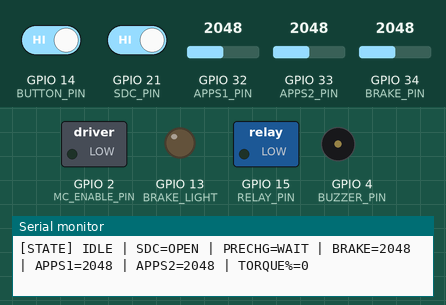
This sketch was run on a simulated ESP32. Shown: switched loads named in the sketch (green lamp = pin HIGH), output pins drawn as LEDs (lit = HIGH), buzzer (waves = sounding, pin HIGH), the last lines printed to the serial monitor. The inputs (shaded band) are chosen by the test bench; at power-on: GPIO 14 (BUTTON_PIN) HIGH, GPIO 21 (SDC_PIN) HIGH, GPIO 32 (APPS1_PIN) = 2048, GPIO 33 (APPS2_PIN) = 2048, GPIO 34 (BRAKE_PIN) = 2048 (analog values on the 0–4095 scale).

Above: at 2.8 s.
2.9 s: GPIO 14 (BUTTON_PIN) driven LOW and GPIO 21 (SDC_PIN) driven LOW
At 3.6 s:
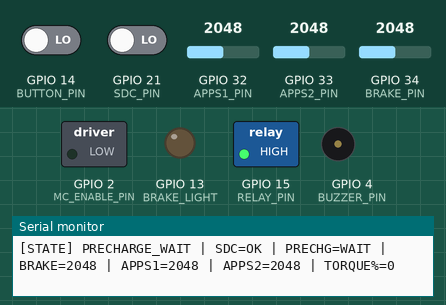
4.4 s: GPIO 21 (SDC_PIN) driven HIGH
At 5.6 s:
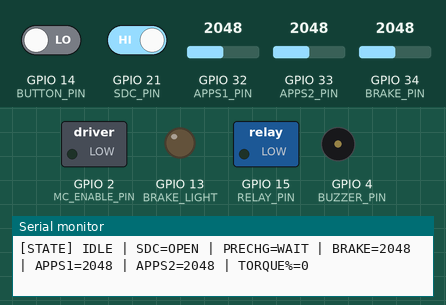
5.9 s: GPIO 21 (SDC_PIN) driven LOW
At 7.0 s:
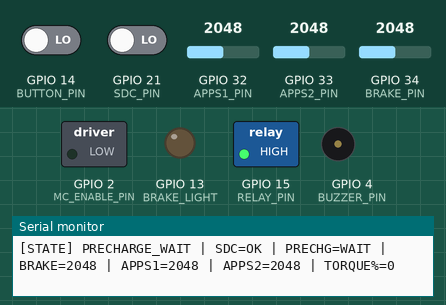
Timing chart, 0 to 8.4 s (numbered marks = the images above; inputs shaded):
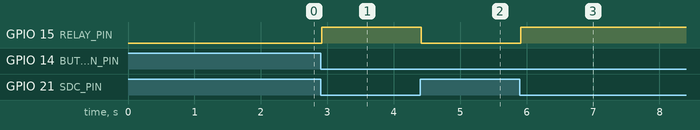

Measured:
- after the input at 2.9 s, GPIO 15 (RELAY_PIN): LOW → HIGH at once
- after the input at 4.4 s, GPIO 15 (RELAY_PIN): HIGH → LOW at once
- after the input at 5.9 s, GPIO 15 (RELAY_PIN): LOW → HIGH at once

The sketch:

esp32_APPS.ino
```cpp
/*
  EV Ready-to-Drive controller
  Ported: Arduino (ATmega + "CAN.h") -> ESP32 DevKit V1 + MCP2515 SPI CAN module

  ============================= HARDWARE (per schematic) =============================
  MCP2515 module (no INT pin wired -> firmware polls instead of using an interrupt):
    CS   -> D5
    SCK  -> D18
    MOSI -> D23
    MISO -> D19
  These are ESP32's default VSPI pins, so no SPI.begin() remapping is needed.

  NOTE: this sketch needs the "autowp-mcp2515"
  Sensors / IO:
    APPS1        -> D32 (ADC1_CH4)
    APPS2        -> D33 (ADC1_CH5)
    BRAKE        -> D34 (ADC1_CH6)
    SDC sense    -> D21
    BUTTON       -> D14, active LOW (button shorts D14 to GND when pressed)
    BUZZER       -> D4  -> Q6 gate -> buzzer
    BRAKE LIGHT  -> D13 -> Q5 gate -> brake light
    K1 (Q1)      -> D15 -> dry contact enabling HV relay's Aux connection
    K2 (Q2)      -> D2  -> sends 12V to motor controller, AFTER RTDS completes

  ============================= NEW SEQUENCE =============================
  1. Driver presses D14 button (active LOW) once - this LATCHES D15.
  2. D15 (RELAY_PIN) latches HIGH on that single press -> Q1 -> K1 dry
     contact closes, enabling the HV relay's Aux connection (this is what
     lets precharge happen). The driver does NOT need to keep holding the
     button - D15 stays HIGH through the whole precharge wait.
  3. Firmware sits in RTD_PRECHARGE_WAIT until it sees CAN ID 0x10 with
     byte[0] != 0 (precharge complete). Only a fault (SDC open) aborts the
     wait and unlatches D15 - the driver does not need to hold the button
     through this wait.
  4. Once precharge is confirmed, RTDS does NOT auto-trigger just because
     brake is held. The driver must press the button AGAIN - a fresh
     press, distinct from the original latching press, detected as a
     rising edge - while the brake is held, to actually start RTDS.
  5. Only then does the buzzer (D4 -> Q6) sound, for EXACTLY 2.5 seconds -
     no more, no less, regardless of anything else changing mid-chime.
  6. Once those 2.5s are up (RTDS "done"), D2 (K2/Q2) goes HIGH -> 12V is
     sent to the motor controller so it accepts torque commands over CAN.
  7. Torque is only ever computed/sent while D2 is HIGH (rtdState ==
     RTD_READY). Any SDC/pedal fault drops D2 low, unlatches D15/K1, and
     the whole sequence (including precharge confirmation and both button
     presses) has to happen again from scratch.
  ==========================================================================
*/

#include <SPI.h>
#include <mcp2515.h>

// ---------------- Pin map (ESP32 DevKit V1, per schematic) ----------------
const int APPS1_PIN = 32; // ADC1_CH4
const int APPS2_PIN = 33; // ADC1_CH5
const int BRAKE_PIN = 34; // ADC1_CH6

const int SDC_PIN       = 21; // shutdown circuit sense
const int BUTTON_PIN    = 14; // active LOW, shorts to GND when pressed
const int BUZZER_PIN    = 4;  // -> Q6 -> buzzer
const int BRAKE_LIGHT   = 13; // -> Q5 -> brake light
const int RELAY_PIN     = 15; // -> Q1 -> K1 (HV relay Aux enable)
const int MC_ENABLE_PIN = 2;  // -> Q2 -> K2 (12V to motor controller)

const int MCP_CS_PIN = 5; // SCK/MOSI/MISO are the default VSPI pins (18/23/19)

// ---------------- CAN IDs ----------------
#define TORQUE_TX_ID        0x201
#define PRECHARGE_STATUS_ID 0x10

// ---------------- Sensor calibration ----------------

#define APPS1_SAFE_MIN 400
#define APPS1_SAFE_MAX 2400
#define APPS2_SAFE_MIN 320
#define APPS2_SAFE_MAX 2200

#define APPS1_MIN 880
#define APPS1_MAX 2340
#define APPS2_MIN 720
#define APPS2_MAX 2100

#define BRAKE_MIN 1200
#define BRAKE_MAX 2000

// ---------------- RTDS timing ----------------
#define RTDS_DURATION_MS 2500UL // exactly 2.5s, no more, no less

// ---------------- Ready-to-drive state machine ----------------
enum RtdState {
  RTD_IDLE,            // waiting for driver to press the button
  RTD_PRECHARGE_WAIT,  // D15/K1 fired, waiting for CAN precharge-complete
  RTD_ACTIVE,          // RTDS buzzer sounding, exactly 2.5s
  RTD_READY            // D2/K2 high, torque allowed to motor controller
};
RtdState rtdState = RTD_IDLE;

bool implausibility = false;
unsigned long implausibilityStart = 0;

unsigned long rtdsStartTime = 0;
bool precharge_done = false;
bool relayLatched = false; // true once D15/K1 has been triggered by a button
                            // press; stays true through the precharge wait
                            // even if the driver lets go, cleared on fault
bool prevButtonPressed = false; // for detecting a fresh (new) button press,
                                 // separate from the initial latching press

int torque_percent = 0;

unsigned long lastCANrxTime = 0;
bool canTimedOut = true;

int bootBurstCount = 0;

MCP2515 mcp2515(MCP_CS_PIN);

void sendCAN(uint32_t id, const uint8_t *data, uint8_t len) {
  struct can_frame frame;
  frame.can_id = id;
  frame.can_dlc = len;
  for (uint8_t i = 0; i < len; i++) frame.data[i] = data[i];
  mcp2515.sendMessage(&frame);
}

void setup() {
  Serial.begin(115200);

  analogReadResolution(12); // native ESP32 range: 0-4095

  pinMode(RELAY_PIN, OUTPUT);
  pinMode(MC_ENABLE_PIN, OUTPUT);
  pinMode(BUZZER_PIN, OUTPUT);
  pinMode(SDC_PIN, INPUT_PULLUP);
  pinMode(BUTTON_PIN, INPUT_PULLUP); // active LOW: pressed = shorted to GND
  pinMode(BRAKE_LIGHT, OUTPUT);

  digitalWrite(RELAY_PIN, LOW);
  digitalWrite(MC_ENABLE_PIN, LOW);
  digitalWrite(BUZZER_PIN, LOW);
  digitalWrite(BRAKE_LIGHT, LOW);

  pinMode(APPS1_PIN, INPUT);
  pinMode(APPS2_PIN, INPUT);
  pinMode(BRAKE_PIN, INPUT);

  SPI.begin(); // default VSPI pins: SCK=18, MISO=19, MOSI=23
  mcp2515.reset();
  mcp2515.setBitrate(CAN_500KBPS, MCP_8MHZ); // change MCP_8MHZ if your module uses 16MHz
  mcp2515.setNormalMode();

  Serial.println("[R2D] DISABLED - waiting for button");
}

void loop() {
  // ---- boot CAN burst (kept from original) ----
  if (bootBurstCount < 15) {
    delay(100);
    uint8_t data[3] = {0x3D, 0xEB, 0x64};
    sendCAN(TORQUE_TX_ID, data, 3);
    bootBurstCount++;
    Serial.println("CAN MESSAGE SENT");
  }

  // ---- CAN receive (polled, no INT pin wired) ----
  struct can_frame rx_frame;
  while (mcp2515.readMessage(&rx_frame) == MCP2515::ERROR_OK) {
    lastCANrxTime = millis();
    canTimedOut = false;

    if (rx_frame.can_id == PRECHARGE_STATUS_ID && rx_frame.can_dlc >= 1) {
      precharge_done = (rx_frame.data[0] != 0);
    }
  }
  if (millis() - lastCANrxTime > 500) canTimedOut = true;

  // ---- Digital / analog inputs ----
  bool sdc_ok = (digitalRead(SDC_PIN) == LOW);
  bool buttonPressed = (digitalRead(BUTTON_PIN) == LOW); // active LOW
  bool buttonRisingEdge = buttonPressed && !prevButtonPressed; // fresh press this loop

  int apps1_raw = analogRead(APPS1_PIN);
  int apps2_raw = analogRead(APPS2_PIN);
  int brake_raw = analogRead(BRAKE_PIN);

  bool apps1_out = (apps1_raw < APPS1_SAFE_MIN || apps1_raw > APPS1_SAFE_MAX);
  bool apps2_out = (apps2_raw < APPS2_SAFE_MIN || apps2_raw > APPS2_SAFE_MAX);

  int apps1_clamped = constrain(apps1_raw, APPS1_MIN, APPS1_MAX);
  int apps2_clamped = constrain(apps2_raw, APPS2_MIN, APPS2_MAX);

  int apps1_percent = map(apps1_clamped, APPS1_MIN, APPS1_MAX, 0, 100);
  int apps2_percent = map(apps2_clamped, APPS2_MIN, APPS2_MAX, 0, 100);

  int brake_percent = 0;
  if (brake_raw >= BRAKE_MIN && brake_raw <= BRAKE_MAX)
    brake_percent = map(brake_raw, BRAKE_MIN, BRAKE_MAX, 0, 100);

  int avg_apps = (apps1_percent + apps2_percent) / 2;
  int diff = abs(apps1_percent - apps2_percent);
  bool diff_fault = (diff > 10);

  bool brake_pressed = brake_percent > 30;
  bool accel_pressed = avg_apps > 5;
  bool brakeOverride = brake_pressed && accel_pressed;

  bool apps_invalid = apps1_out || apps2_out; // NOTE: computed but not wired into
                                               // a fault below - same as your
                                               // original code. Say the word if
                                               // you want this to actually cut
                                               // torque too.
  bool apps_fault = diff_fault;

  if (!implausibility) {
    if (apps_fault) {
      if (!implausibilityStart) implausibilityStart = millis();
      else if (millis() - implausibilityStart >= 100) implausibility = true;
    } else {
      implausibilityStart = 0;
    }
  } else {
    if (avg_apps == 0 && brake_percent == 0) {
      implausibility = false;
      implausibilityStart = 0;
    }
  }

  bool pedalCriticalFault = diff_fault || brakeOverride;
  bool criticalFault = !sdc_ok;

  // ---- D15 / K1: latched by a button press, held until fault or full reset ----
  digitalWrite(RELAY_PIN, relayLatched ? HIGH : LOW);

  // ---- Ready-to-drive state machine ----
  switch (rtdState) {

    case RTD_IDLE:
      digitalWrite(MC_ENABLE_PIN, LOW);
      digitalWrite(BUZZER_PIN, LOW);
      if (buttonPressed && sdc_ok && !criticalFault) {
        relayLatched = true; // one press latches D15/K1 on
        rtdState = RTD_PRECHARGE_WAIT;
        Serial.println("[R2D] Button pressed -> K1 latched, waiting on precharge");
      }
      break;

    case RTD_PRECHARGE_WAIT:
      // Button no longer needs to be held to stay in this state - the
      // relay is latched. But once precharge is confirmed, RTDS/R2D does
      // NOT auto-trigger just because brake is held: the driver must press
      // the button again (a fresh press, not just holding it from the
      // original latch press) together with the brake.
      if (!sdc_ok || criticalFault) {
        relayLatched = false;
        rtdState = RTD_IDLE; // fault -> abort, unlatch, start over
        break;
      }
      if (precharge_done && buttonRisingEdge && brake_raw > 1140) { // 285 * 4, scaled to 12-bit
        rtdState = RTD_ACTIVE;
        rtdsStartTime = millis();
        digitalWrite(BUZZER_PIN, HIGH);
        Serial.println("[R2D] Precharge confirmed + button re-pressed w/ brake -> RTDS sounding");
      }
      break;

    case RTD_ACTIVE:
      if (!sdc_ok || criticalFault) {
        digitalWrite(BUZZER_PIN, LOW);
        relayLatched = false;
        rtdState = RTD_IDLE;
        break;
      }
      // Buzzer runs the full, fixed 2.5s regardless of anything else -
      // no early cutoff, no extension.
      if (millis() - rtdsStartTime >= RTDS_DURATION_MS) {
        digitalWrite(BUZZER_PIN, LOW);
        digitalWrite(MC_ENABLE_PIN, HIGH); // D2/K2 HIGH -> MC gets 12V, accepts CAN torque
        rtdState = RTD_READY;
        Serial.println("[R2D] RTDS done - K2 energized, torque enabled");
      }
      break;

    case RTD_READY:
      if (!sdc_ok || criticalFault || pedalCriticalFault) {
        digitalWrite(MC_ENABLE_PIN, LOW); // D2/K2 LOW -> MC stops accepting torque
        relayLatched = false; // full reset: driver must press button again
        rtdState = RTD_IDLE;
        precharge_done = false; // require re-confirmation next cycle
        Serial.println("[R2D] Fault -> torque disabled, restart sequence required");
      }
      break;
  }

  bool r2d_enabled = (rtdState == RTD_READY);

  if (!criticalFault && r2d_enabled) {
    torque_percent = avg_apps;
  } else {
    torque_percent = 0;
  }

  bool brake_light_on = brake_percent > 30;
  digitalWrite(BRAKE_LIGHT, brake_light_on ? HIGH : LOW);

  int torque_cmd = map(torque_percent, 0, 100, 0, 32767);
  uint8_t txdata[3] = {
    0x90,
    (uint8_t)(torque_cmd & 0xFF),
    (uint8_t)((torque_cmd >> 8) & 0xFF)
  };

  if (!criticalFault) {
    sendCAN(TORQUE_TX_ID, txdata, 3);
  }

  delay(10);

  static unsigned long lastStatusPrint = 0;
  if (millis() - lastStatusPrint >= 200) {
    lastStatusPrint = millis();
    Serial.print("[STATE] ");
    switch (rtdState) {
      case RTD_IDLE:           Serial.print("IDLE"); break;
      case RTD_PRECHARGE_WAIT: Serial.print("PRECHARGE_WAIT"); break;
      case RTD_ACTIVE:         Serial.print("RTDS_ACTIVE"); break;
      case RTD_READY:          Serial.print("READY"); break;
    }
    Serial.print(" | SDC="); Serial.print(sdc_ok ? "OK" : "OPEN");
    Serial.print(" | PRECHG="); Serial.print(precharge_done ? "DONE" : "WAIT");
    Serial.print(" | BRAKE="); Serial.print(brake_raw);
    Serial.print(" | APPS1="); Serial.print(apps1_raw);
    Serial.print(" | APPS2="); Serial.print(apps2_raw);
    Serial.print(" | TORQUE%="); Serial.print(torque_percent);
    Serial.println();
  }

  prevButtonPressed = buttonPressed; // must run every loop, after all edge checks
}
```
